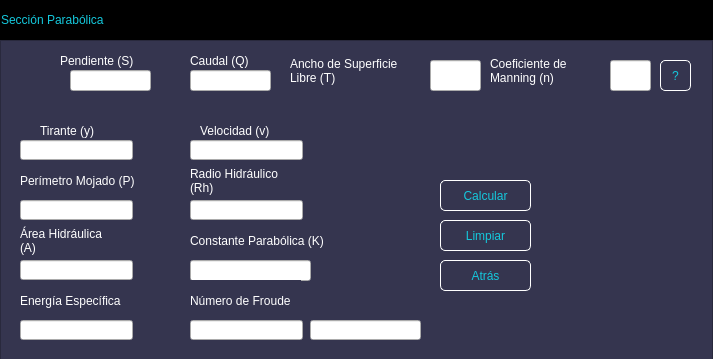
<?xml version="1.0" encoding="UTF-8"?>
<ui version="4.0">
 <class>MainWindow</class>
 <widget class="QMainWindow" name="MainWindow">
  <property name="geometry">
   <rect>
    <x>0</x>
    <y>0</y>
    <width>713</width>
    <height>359</height>
   </rect>
  </property>
  <property name="windowTitle">
   <string>MainWindow</string>
  </property>
  <widget class="QWidget" name="centralwidget">
   <layout class="QVBoxLayout" name="verticalLayout">
    <property name="spacing">
     <number>0</number>
    </property>
    <property name="leftMargin">
     <number>0</number>
    </property>
    <property name="topMargin">
     <number>0</number>
    </property>
    <property name="rightMargin">
     <number>0</number>
    </property>
    <property name="bottomMargin">
     <number>0</number>
    </property>
    <item>
     <widget class="QFrame" name="frame">
      <property name="frameShape">
       <enum>QFrame::StyledPanel</enum>
      </property>
      <property name="frameShadow">
       <enum>QFrame::Raised</enum>
      </property>
      <widget class="QFrame" name="frame_superior">
       <property name="geometry">
        <rect>
         <x>0</x>
         <y>0</y>
         <width>713</width>
         <height>40</height>
        </rect>
       </property>
       <property name="maximumSize">
        <size>
         <width>16777215</width>
         <height>40</height>
        </size>
       </property>
       <property name="styleSheet">
        <string notr="true">QFrame{
background-color:rgb(0, 0, 0);
}

QPushButton{
background-color: #000000ff;
border-radius:20px;
}

QPushButton:hover{
background-color:rgb(53, 53, 79);
border-radius:20px;
}</string>
       </property>
       <property name="frameShape">
        <enum>QFrame::StyledPanel</enum>
       </property>
       <property name="frameShadow">
        <enum>QFrame::Raised</enum>
       </property>
       <layout class="QHBoxLayout" name="horizontalLayout_2">
        <property name="spacing">
         <number>0</number>
        </property>
        <property name="leftMargin">
         <number>0</number>
        </property>
        <property name="topMargin">
         <number>0</number>
        </property>
        <property name="rightMargin">
         <number>0</number>
        </property>
        <property name="bottomMargin">
         <number>0</number>
        </property>
        <item>
         <widget class="QLabel" name="label">
          <property name="styleSheet">
           <string notr="true">font:87 12pt&quot;Arial Black&quot;;
color:rgb(20,200,220);</string>
          </property>
          <property name="text">
           <string>Sección Parabólica</string>
          </property>
         </widget>
        </item>
        <item>
         <spacer name="horizontalSpacer">
          <property name="orientation">
           <enum>Qt::Horizontal</enum>
          </property>
          <property name="sizeHint" stdset="0">
           <size>
            <width>376</width>
            <height>20</height>
           </size>
          </property>
         </spacer>
        </item>
        <item>
         <widget class="QPushButton" name="bt_minimizar">
          <property name="minimumSize">
           <size>
            <width>40</width>
            <height>40</height>
           </size>
          </property>
          <property name="text">
           <string/>
          </property>
          <property name="icon">
           <iconset>
            <normaloff>Imágenes/minimizar.png</normaloff>Imágenes/minimizar.png</iconset>
          </property>
          <property name="iconSize">
           <size>
            <width>30</width>
            <height>30</height>
           </size>
          </property>
         </widget>
        </item>
        <item>
         <widget class="QPushButton" name="bt_cerrar">
          <property name="minimumSize">
           <size>
            <width>40</width>
            <height>40</height>
           </size>
          </property>
          <property name="text">
           <string/>
          </property>
          <property name="icon">
           <iconset>
            <normaloff>Imágenes/cerrar2.png</normaloff>Imágenes/cerrar2.png</iconset>
          </property>
          <property name="iconSize">
           <size>
            <width>30</width>
            <height>30</height>
           </size>
          </property>
         </widget>
        </item>
       </layout>
      </widget>
      <widget class="QFrame" name="frame_2">
       <property name="geometry">
        <rect>
         <x>0</x>
         <y>40</y>
         <width>713</width>
         <height>351</height>
        </rect>
       </property>
       <property name="styleSheet">
        <string notr="true">QFrame{
background-color:rgb(53,53,79);
}

QPushButton{
font:87 12pt&quot;Arial Black&quot;;
background-color:#000000ff;
color:rgb(20,200,220);
border-radius:5px;
border:1px solid white;
}


QPushButton:hover{
background-color:black;
}</string>
       </property>
       <property name="frameShape">
        <enum>QFrame::StyledPanel</enum>
       </property>
       <property name="frameShadow">
        <enum>QFrame::Raised</enum>
       </property>
       <widget class="QLabel" name="label_2">
        <property name="geometry">
         <rect>
          <x>60</x>
          <y>10</y>
          <width>111</width>
          <height>21</height>
         </rect>
        </property>
        <property name="styleSheet">
         <string notr="true">font:87 10pt&quot;Arial Black&quot;;
color:rgb(255,255,255);</string>
        </property>
        <property name="text">
         <string>Pendiente (S)</string>
        </property>
       </widget>
       <widget class="QLineEdit" name="Pendiente">
        <property name="geometry">
         <rect>
          <x>70</x>
          <y>30</y>
          <width>81</width>
          <height>21</height>
         </rect>
        </property>
       </widget>
       <widget class="QLabel" name="label_8">
        <property name="geometry">
         <rect>
          <x>290</x>
          <y>10</y>
          <width>131</width>
          <height>41</height>
         </rect>
        </property>
        <property name="styleSheet">
         <string notr="true">font:87 9pt&quot;Arial Black&quot;;
color:rgb(255,255,255);</string>
        </property>
        <property name="text">
         <string>Ancho de Superficie Libre (T)</string>
        </property>
        <property name="wordWrap">
         <bool>true</bool>
        </property>
       </widget>
       <widget class="QLineEdit" name="Ancho">
        <property name="geometry">
         <rect>
          <x>430</x>
          <y>20</y>
          <width>51</width>
          <height>31</height>
         </rect>
        </property>
       </widget>
       <widget class="QLabel" name="label_9">
        <property name="geometry">
         <rect>
          <x>190</x>
          <y>180</y>
          <width>151</width>
          <height>41</height>
         </rect>
        </property>
        <property name="styleSheet">
         <string notr="true">font:87 10pt&quot;Arial Black&quot;;
color:rgb(255,255,255);</string>
        </property>
        <property name="text">
         <string>Constante Parabólica (K)</string>
        </property>
        <property name="wordWrap">
         <bool>true</bool>
        </property>
       </widget>
       <widget class="QLineEdit" name="ConstanteK">
        <property name="geometry">
         <rect>
          <x>190</x>
          <y>220</y>
          <width>121</width>
          <height>21</height>
         </rect>
        </property>
       </widget>
       <widget class="QLabel" name="label_6">
        <property name="geometry">
         <rect>
          <x>20</x>
          <y>120</y>
          <width>121</width>
          <height>41</height>
         </rect>
        </property>
        <property name="styleSheet">
         <string notr="true">font:87 10pt&quot;Arial Black&quot;;
color:rgb(255,255,255);</string>
        </property>
        <property name="text">
         <string>Perímetro Mojado (P)</string>
        </property>
        <property name="wordWrap">
         <bool>true</bool>
        </property>
       </widget>
       <widget class="QLineEdit" name="Perimetro">
        <property name="geometry">
         <rect>
          <x>20</x>
          <y>160</y>
          <width>113</width>
          <height>20</height>
         </rect>
        </property>
       </widget>
       <widget class="QLabel" name="label_7">
        <property name="geometry">
         <rect>
          <x>20</x>
          <y>180</y>
          <width>101</width>
          <height>41</height>
         </rect>
        </property>
        <property name="styleSheet">
         <string notr="true">font:87 10pt&quot;Arial Black&quot;;
color:rgb(255,255,255);</string>
        </property>
        <property name="text">
         <string>Área Hidráulica (A)</string>
        </property>
        <property name="wordWrap">
         <bool>true</bool>
        </property>
       </widget>
       <widget class="QLineEdit" name="Area">
        <property name="geometry">
         <rect>
          <x>20</x>
          <y>220</y>
          <width>113</width>
          <height>20</height>
         </rect>
        </property>
       </widget>
       <widget class="QLabel" name="label_10">
        <property name="geometry">
         <rect>
          <x>190</x>
          <y>120</y>
          <width>111</width>
          <height>41</height>
         </rect>
        </property>
        <property name="styleSheet">
         <string notr="true">font:87 10pt&quot;Arial Black&quot;;
color:rgb(255,255,255);</string>
        </property>
        <property name="text">
         <string>Radio Hidráulico (Rh)</string>
        </property>
        <property name="wordWrap">
         <bool>true</bool>
        </property>
       </widget>
       <widget class="QLineEdit" name="Radio">
        <property name="geometry">
         <rect>
          <x>190</x>
          <y>160</y>
          <width>113</width>
          <height>20</height>
         </rect>
        </property>
       </widget>
       <widget class="QLabel" name="label_11">
        <property name="geometry">
         <rect>
          <x>550</x>
          <y>100</y>
          <width>121</width>
          <height>191</height>
         </rect>
        </property>
        <property name="text">
         <string/>
        </property>
        <property name="textFormat">
         <enum>Qt::AutoText</enum>
        </property>
        <property name="pixmap">
         <pixmap>Imágenes/Parabólica.png</pixmap>
        </property>
        <property name="scaledContents">
         <bool>true</bool>
        </property>
       </widget>
       <widget class="QPushButton" name="Calcular">
        <property name="geometry">
         <rect>
          <x>440</x>
          <y>140</y>
          <width>91</width>
          <height>31</height>
         </rect>
        </property>
        <property name="text">
         <string>Calcular</string>
        </property>
       </widget>
       <widget class="QPushButton" name="Limpiar">
        <property name="geometry">
         <rect>
          <x>440</x>
          <y>180</y>
          <width>91</width>
          <height>31</height>
         </rect>
        </property>
        <property name="text">
         <string>Limpiar</string>
        </property>
       </widget>
       <widget class="QPushButton" name="Atras">
        <property name="geometry">
         <rect>
          <x>440</x>
          <y>220</y>
          <width>91</width>
          <height>31</height>
         </rect>
        </property>
        <property name="text">
         <string>Atrás</string>
        </property>
       </widget>
       <widget class="QLabel" name="label_16">
        <property name="geometry">
         <rect>
          <x>190</x>
          <y>10</y>
          <width>81</width>
          <height>21</height>
         </rect>
        </property>
        <property name="styleSheet">
         <string notr="true">font:87 10pt&quot;Arial Black&quot;;
color:rgb(255,255,255);</string>
        </property>
        <property name="text">
         <string>Caudal (Q)</string>
        </property>
       </widget>
       <widget class="QLineEdit" name="Caudal">
        <property name="geometry">
         <rect>
          <x>190</x>
          <y>30</y>
          <width>81</width>
          <height>21</height>
         </rect>
        </property>
       </widget>
       <widget class="QLabel" name="label_12">
        <property name="geometry">
         <rect>
          <x>490</x>
          <y>10</y>
          <width>111</width>
          <height>41</height>
         </rect>
        </property>
        <property name="styleSheet">
         <string notr="true">font:87 10pt&quot;Arial Black&quot;;
color:rgb(255,255,255);</string>
        </property>
        <property name="text">
         <string>Coeficiente de Manning (n)</string>
        </property>
        <property name="wordWrap">
         <bool>true</bool>
        </property>
       </widget>
       <widget class="QLineEdit" name="Manning">
        <property name="geometry">
         <rect>
          <x>610</x>
          <y>20</y>
          <width>41</width>
          <height>31</height>
         </rect>
        </property>
       </widget>
       <widget class="QPushButton" name="Coeficientes">
        <property name="geometry">
         <rect>
          <x>660</x>
          <y>20</y>
          <width>31</width>
          <height>31</height>
         </rect>
        </property>
        <property name="text">
         <string>?</string>
        </property>
       </widget>
       <widget class="QLabel" name="label_13">
        <property name="geometry">
         <rect>
          <x>40</x>
          <y>80</y>
          <width>81</width>
          <height>21</height>
         </rect>
        </property>
        <property name="styleSheet">
         <string notr="true">font:87 10pt&quot;Arial Black&quot;;
color:rgb(255,255,255);</string>
        </property>
        <property name="text">
         <string>Tirante (y)</string>
        </property>
        <property name="wordWrap">
         <bool>true</bool>
        </property>
       </widget>
       <widget class="QLineEdit" name="Tirante">
        <property name="geometry">
         <rect>
          <x>20</x>
          <y>100</y>
          <width>113</width>
          <height>20</height>
         </rect>
        </property>
       </widget>
       <widget class="QLabel" name="label_14">
        <property name="geometry">
         <rect>
          <x>200</x>
          <y>80</y>
          <width>101</width>
          <height>21</height>
         </rect>
        </property>
        <property name="styleSheet">
         <string notr="true">font:87 10pt&quot;Arial Black&quot;;
color:rgb(255,255,255);</string>
        </property>
        <property name="text">
         <string>Velocidad (v)</string>
        </property>
        <property name="wordWrap">
         <bool>true</bool>
        </property>
       </widget>
       <widget class="QLineEdit" name="Velocidad">
        <property name="geometry">
         <rect>
          <x>190</x>
          <y>100</y>
          <width>113</width>
          <height>20</height>
         </rect>
        </property>
       </widget>
       <widget class="QLabel" name="label_15">
        <property name="geometry">
         <rect>
          <x>20</x>
          <y>240</y>
          <width>111</width>
          <height>41</height>
         </rect>
        </property>
        <property name="styleSheet">
         <string notr="true">font:87 10pt&quot;Arial Black&quot;;
color:rgb(255,255,255);</string>
        </property>
        <property name="text">
         <string>Energía Específica</string>
        </property>
        <property name="wordWrap">
         <bool>true</bool>
        </property>
       </widget>
       <widget class="QLabel" name="label_17">
        <property name="geometry">
         <rect>
          <x>190</x>
          <y>240</y>
          <width>111</width>
          <height>41</height>
         </rect>
        </property>
        <property name="styleSheet">
         <string notr="true">font:87 10pt&quot;Arial Black&quot;;
color:rgb(255,255,255);</string>
        </property>
        <property name="text">
         <string>Número de Froude</string>
        </property>
        <property name="wordWrap">
         <bool>true</bool>
        </property>
       </widget>
       <widget class="QLineEdit" name="Energia">
        <property name="geometry">
         <rect>
          <x>20</x>
          <y>280</y>
          <width>113</width>
          <height>20</height>
         </rect>
        </property>
       </widget>
       <widget class="QLineEdit" name="Froude">
        <property name="geometry">
         <rect>
          <x>190</x>
          <y>280</y>
          <width>113</width>
          <height>20</height>
         </rect>
        </property>
       </widget>
       <widget class="QLineEdit" name="Regimen">
        <property name="geometry">
         <rect>
          <x>310</x>
          <y>280</y>
          <width>111</width>
          <height>20</height>
         </rect>
        </property>
       </widget>
      </widget>
     </widget>
    </item>
   </layout>
  </widget>
 </widget>
 <resources/>
 <connections/>
</ui>
